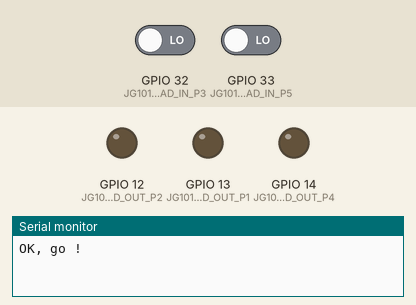
Bench run of a sketch on a simulated ESP32. Shown: output pins drawn as LEDs (lit = HIGH), the last lines printed to the serial monitor. The test bench sets the inputs (shaded band); at power-on: GPIO 32 (JG1010_PAD_IN_P3) LOW, GPIO 33 (JG1010_PAD_IN_P5) LOW.

Above: at 0.6 s.
At 1.1 s:
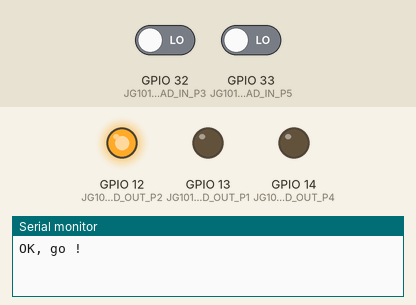
At 4.2 s:
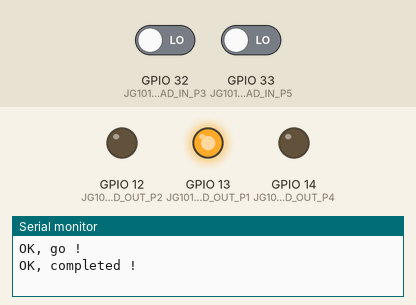
4.3 s: GPIO 32 (JG1010_PAD_IN_P3) driven HIGH
Timing chart, 0 to 7.3 s (numbered marks = the images above; inputs shaded):
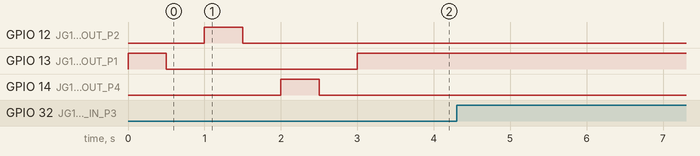

The sketch:

TestJG1010.ino
```cpp
      #define JG1010_PAD_OUT_P1 13
      #define JG1010_PAD_OUT_P2 12
      #define JG1010_PAD_OUT_P4 14
      // beware to not wire as INPUT_PULLUP @ same time
      #define JG1010_PAD_IN_P3 32
      #define JG1010_PAD_IN_P5 33

void onPin(int pin) { digitalWrite(pin, HIGH); }
void offPin(int pin) { digitalWrite(pin, LOW); }


void setup() {
    Serial.begin(115200);
    Serial.println("OK, go !");

    pinMode(JG1010_PAD_OUT_P1, OUTPUT); // )
    pinMode(JG1010_PAD_OUT_P2, OUTPUT); //  | ---  output works !!!!
    pinMode(JG1010_PAD_OUT_P4, OUTPUT); // )
    pinMode(JG1010_PAD_IN_P3, INPUT);   // )__ input works too !!!!!!
    pinMode(JG1010_PAD_IN_P5, INPUT);   // )

    offPin(JG1010_PAD_OUT_P1);
    offPin(JG1010_PAD_OUT_P2);
    offPin(JG1010_PAD_OUT_P4);

    //========================================
    onPin(JG1010_PAD_OUT_P1);
    delay(500);
    offPin(JG1010_PAD_OUT_P1);
    delay(500);

    onPin(JG1010_PAD_OUT_P2);
    delay(500);
    offPin(JG1010_PAD_OUT_P2);
    delay(500);

    onPin(JG1010_PAD_OUT_P4);
    delay(500);
    offPin(JG1010_PAD_OUT_P4);
    delay(500);

    //========================================
    onPin(JG1010_PAD_OUT_P1);
    //========================================

    Serial.println("OK, completed !");
}


void loop() {
  if ( digitalRead(JG1010_PAD_IN_P3) == HIGH ) {
      Serial.println("P3");
  }
  if ( digitalRead(JG1010_PAD_IN_P5) == HIGH ) {
      Serial.println("P5");
  }
  delay(10);
}
```
